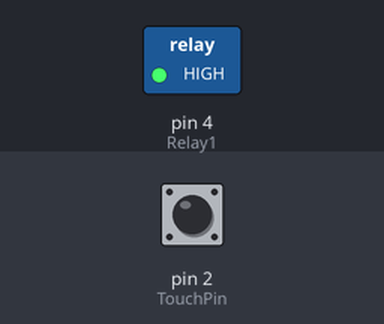
The sketch below on a simulated Arduino Uno, built with avr-gcc and run on an emulated ATmega328P. Shown: switched loads named in the sketch (green lamp = pin HIGH). Dashed ring = blinking. The inputs (shaded band) are chosen by the test bench; at power-on: pin 2 (TouchPin) LOW.

Above: at 1.2 s.
1.3 s: pin 2 (TouchPin) pulsed HIGH 5 times (0.12 s each, 0.3 s apart)
At 1.75 s:
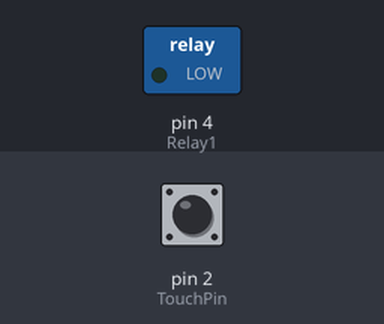
4.3 s: pin 2 (TouchPin) pulled HIGH for 0.15 s
At 4.9 s:
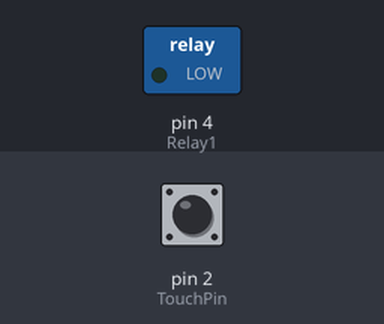
5.9 s: pin 2 (TouchPin) pulled HIGH for 1 s
At 7.3 s:
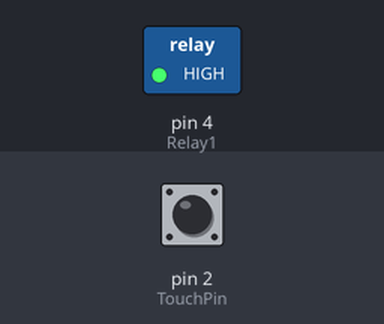
Timing chart, 0 to 8.9 s (numbered marks = the images above; inputs shaded):
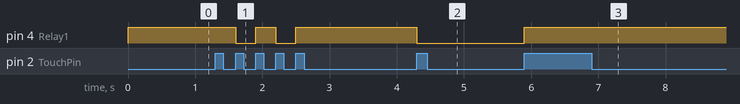

The sketch:

ArduinoTouchRelay.ino.ino
```cpp
const int TouchPin = 2; const int Relay1 = 4; //This is for The the Water Sprinkling function PINs
int LastState1 = LOW; bool CurrentState1; int RelayState1 = LOW; //Function Variables #WaterSprinkling

void setup() {


  pinMode(TouchPin, INPUT);
  pinMode(Relay1, OUTPUT);
  digitalWrite(Relay1, HIGH);

}

void loop() {

  CurrentState1 = digitalRead(TouchPin); Serial.println(CurrentState1);
  if(LastState1==LOW && CurrentState1==HIGH ){
    WaterSprinkle();  }
 LastState1 = CurrentState1;

}

void WaterSprinkle(){
  if(RelayState1 == LOW){RelayState1 = HIGH;}
  else if(RelayState1 == HIGH){RelayState1 = LOW;}
  digitalWrite(Relay1, RelayState1);
}
```

Measured:
- after the input at 1.3 s, pin 4 (Relay1): alternates HIGH for 0.30 s and LOW for 0.30 s, 4 changes in all, then stays HIGH, starting after 0.30 s
- after the input at 4.3 s, pin 4 (Relay1): HIGH → LOW at once
- after the input at 5.9 s, pin 4 (Relay1): LOW → HIGH at once
